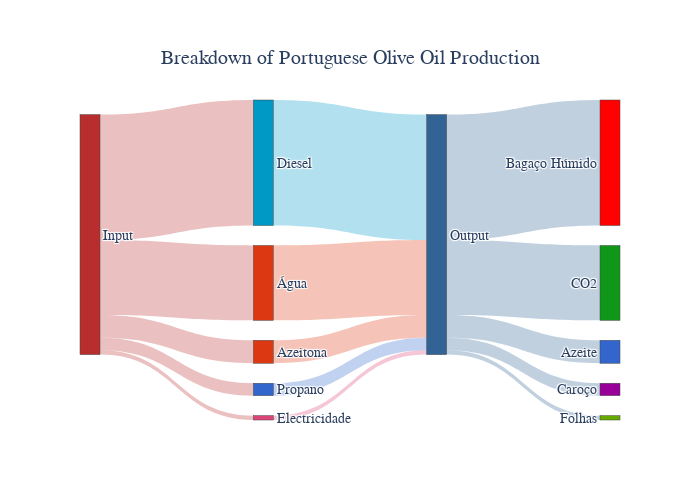

The cell this chart's notebook holds for it:
### Code cell
fig.update_layout(title_text=title,font_size=fontsize,font_family=fontfamily,width=width,height=height,paper_bgcolor= bgcolor,title={"y":0.9,"x":0.5,"xanchor":"center", "yanchor":"top"})

fig.show()

### Figure 1 — Plotly figure (JSON) as saved in the notebook; plotly's stock layout.template omitted (floating-point values rounded to 4 significant figures)
{"data": [{"link": {"color": ["rgba(220, 57, 18, 0.3)", "rgba(0, 153, 198, 0.3)", "rgba(221, 68, 119, 0.3)", "rgba(184, 46, 46, 0.3)", "rgba(184, 46, 46, 0.3)", "rgba(184, 46, 46, 0.3)", "rgba(184, 46, 46, 0.3)", "rgba(184, 46, 46, 0.3)", "rgba(49, 99, 149, 0.3)", "rgba(49, 99, 149, 0.3)", "rgba(49, 99, 149, 0.3)", "rgba(49, 99, 149, 0.3)", "rgba(49, 99, 149, 0.3)", "rgba(51, 102, 204, 0.3)", "rgba(220, 57, 18, 0.3)"], "source": [1, 5, 6, 8, 8, 8, 8, 8, 9, 9, 9, 9, 9, 10, 11], "target": [9, 9, 9, 1, 5, 6, 10, 11, 0, 2, 3, 4, 7, 9, 9], "value": [1, 5.47, 0.19, 1, 5.47, 0.19, 0.54, 3.26, 1, 5.47, 3.26, 0.54, 0.19, 0.54, 3.26]}, "node": {"color": ["rgb(51, 102, 204)", "rgb(220, 57, 18)", "rgb(1.0, 0.6, 0.0)", "rgb(16, 150, 24)", "rgb(153, 0, 153)", "rgb(0, 153, 198)", "rgb(221, 68, 119)", "rgb(102, 170, 0)", "rgb(184, 46, 46)", "rgb(49, 99, 149)", "rgb(51, 102, 204)", "rgb(220, 57, 18)"], "label": ["Azeite", "Azeitona", "Bagaço Húmido", "CO2", "Caroço", "Diesel", "Electricidade", "Folhas", "Input", "Output", "Propano", "Água"]}, "type": "sankey", "valuesuffix": " Lit"}], "layout": {"font": {"family": "Time New Roman", "size": 14}, "height": 500, "paper_bgcolor": "White", "title": {"text": "Breakdown of Portuguese Olive Oil Production", "x": 0.5, "xanchor": "center", "y": 0.9, "yanchor": "top"}, "width": 700}}
